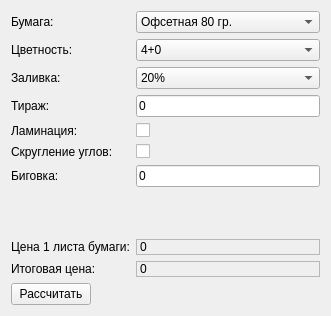
      <widget class="QWidget" name="SWPBlanki">
       <layout class="QFormLayout" name="formLayout_4">
        <item row="0" column="1">
         <widget class="QComboBox" name="blank_paper">
          <item>
           <property name="text">
            <string>Офсетная 80 гр.</string>
           </property>
          </item>
          <item>
           <property name="text">
            <string>Maxigloss 130гр.</string>
           </property>
          </item>
          <item>
           <property name="text">
            <string>Maxigloss 170гр./м.кв</string>
           </property>
          </item>
          <item>
           <property name="text">
            <string>Delight gloss в упак C2S Art</string>
           </property>
          </item>
          <item>
           <property name="text">
            <string>Arconvert</string>
           </property>
          </item>
          <item>
           <property name="text">
            <string>Тач кавер 300</string>
           </property>
          </item>
          <item>
           <property name="text">
            <string>ICELASER Лен</string>
           </property>
          </item>
          <item>
           <property name="text">
            <string>Comet брилиант 300 гр.</string>
           </property>
          </item>
          <item>
           <property name="text">
            <string>Acquerello 300 гр.</string>
           </property>
          </item>
          <item>
           <property name="text">
            <string>Nettuno 300 гр.</string>
           </property>
          </item>
          <item>
           <property name="text">
            <string>Sirio pearl 300 гр.</string>
           </property>
          </item>
          <item>
           <property name="text">
            <string>Splendorgel 300 гр.</string>
           </property>
          </item>
          <item>
           <property name="text">
            <string>TintoRetto 300 гр.</string>
           </property>
          </item>
         </widget>
        </item>
        <item row="1" column="0">
         <widget class="QLabel" name="blank_colorful_label">
          <property name="text">
           <string>Цветность:</string>
          </property>
         </widget>
        </item>
        <item row="1" column="1">
         <widget class="QComboBox" name="blank_colorful">
          <item>
           <property name="text">
            <string>4+0</string>
           </property>
          </item>
          <item>
           <property name="text">
            <string>4+4</string>
           </property>
          </item>
          <item>
           <property name="text">
            <string>1+0</string>
           </property>
          </item>
          <item>
           <property name="text">
            <string>1+1</string>
           </property>
          </item>
         </widget>
        </item>
        <item row="3" column="0">
         <widget class="QLabel" name="blank_fill_label">
          <property name="text">
           <string>Заливка:</string>
          </property>
         </widget>
        </item>
        <item row="3" column="1">
         <widget class="QComboBox" name="blank_fill">
          <item>
           <property name="text">
            <string>20%</string>
           </property>
          </item>
          <item>
           <property name="text">
            <string>100%</string>
           </property>
          </item>
         </widget>
        </item>
        <item row="4" column="0">
         <widget class="QLabel" name="blank_col_fil">
          <property name="text">
           <string>Тираж:</string>
          </property>
         </widget>
        </item>
        <item row="4" column="1">
         <widget class="QLineEdit" name="blank_col">
          <property name="text">
           <string>0</string>
          </property>
         </widget>
        </item>
        <item row="5" column="0">
         <widget class="QLabel" name="blank_lamination_label">
          <property name="text">
           <string>Ламинация:</string>
          </property>
         </widget>
        </item>
        <item row="6" column="0">
         <widget class="QLabel" name="blank_rounding_label">
          <property name="text">
           <string>Скругление углов:</string>
          </property>
         </widget>
        </item>
        <item row="5" column="1">
         <widget class="QCheckBox" name="blank_lamination">
          <property name="text">
           <string/>
          </property>
         </widget>
        </item>
        <item row="6" column="1">
         <widget class="QCheckBox" name="blank_rounding">
          <property name="text">
           <string/>
          </property>
         </widget>
        </item>
        <item row="7" column="0">
         <widget class="QLabel" name="blank_big_label">
          <property name="text">
           <string>Биговка:</string>
          </property>
         </widget>
        </item>
        <item row="7" column="1">
         <widget class="QLineEdit" name="blank_big">
          <property name="text">
           <string>0</string>
          </property>
         </widget>
        </item>
        <item row="8" column="1">
         <spacer name="verticalSpacer_2">
          <property name="orientation">
           <enum>Qt::Vertical</enum>
          </property>
          <property name="sizeHint" stdset="0">
           <size>
            <width>20</width>
            <height>40</height>
           </size>
          </property>
         </spacer>
        </item>
        <item row="9" column="0">
         <widget class="QLabel" name="blank_pricep1_label">
          <property name="text">
           <string>Цена 1 листа бумаги:</string>
          </property>
         </widget>
        </item>
        <item row="10" column="0">
         <widget class="QLabel" name="blank_price_label">
          <property name="text">
           <string>Итоговая цена:</string>
          </property>
         </widget>
        </item>
        <item row="9" column="1">
         <widget class="QLabel" name="blank_pricep1">
          <property name="frameShape">
           <enum>QFrame::StyledPanel</enum>
          </property>
          <property name="text">
           <string>0</string>
          </property>
          <property name="textFormat">
           <enum>Qt::PlainText</enum>
          </property>
         </widget>
        </item>
        <item row="10" column="1">
         <widget class="QLabel" name="blank_price">
          <property name="frameShape">
           <enum>QFrame::StyledPanel</enum>
          </property>
          <property name="text">
           <string>0</string>
          </property>
         </widget>
        </item>
        <item row="11" column="0">
         <widget class="QPushButton" name="blank_pushButton">
          <property name="text">
           <string>Рассчитать</string>
          </property>
         </widget>
        </item>
        <item row="0" column="0">
         <widget class="QLabel" name="blank_paper_label">
          <property name="text">
           <string>Бумага:</string>
          </property>
         </widget>
        </item>
       </layout>
      </widget>
